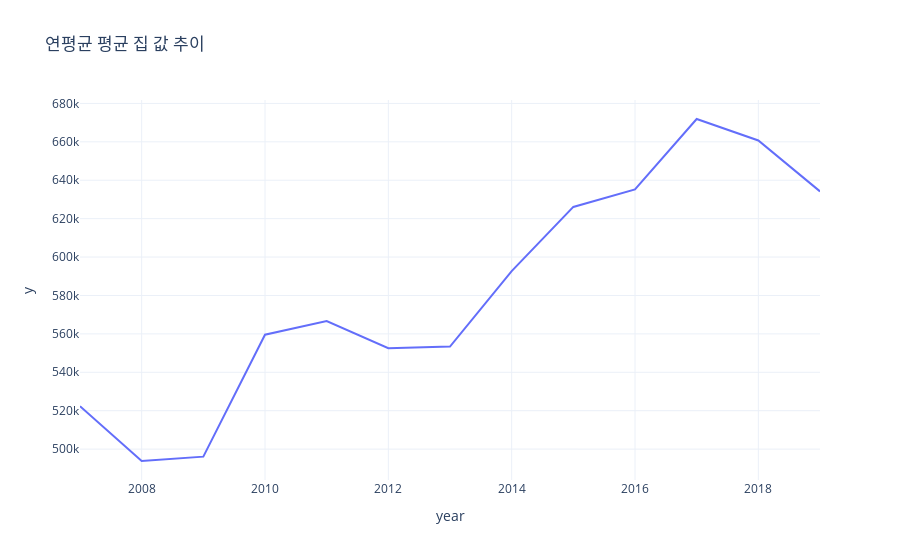

The cell this chart's notebook holds for it:
### Code cell
fig = px.line(result, x=result.index,
              y=result.values ,
              title='연평균 평균 집 값 추이')
fig.show()

### Figure 1 — Plotly figure (JSON) as saved in the notebook; plotly's stock layout.template omitted (floating-point values rounded to 4 significant figures)
{"data": [{"hovertemplate": "year=%{x}<br>y=%{y}<extra></extra>", "legendgroup": "", "line": {"color": "#636efa", "dash": "solid"}, "marker": {"symbol": "circle"}, "mode": "lines", "name": "", "orientation": "v", "showlegend": false, "type": "scatter", "x": [2007, 2008, 2009, 2010, 2011, 2012, 2013, 2014, 2015, 2016, 2017, 2018, 2019], "xaxis": "x", "y": [522400.0, 493800.0, 496100.0, 559600.0, 566700.0, 552500.0, 553400.0, 592700.0, 626100.0, 635200.0, 671900.0, 660700.0, 634200.0], "yaxis": "y"}], "layout": {"legend": {"tracegroupgap": 0}, "title": {"text": "연평균 평균 집 값 추이"}, "xaxis": {"anchor": "y", "domain": [0, 1], "title": {"text": "year"}}, "yaxis": {"anchor": "x", "domain": [0, 1], "title": {"text": "y"}}}}
